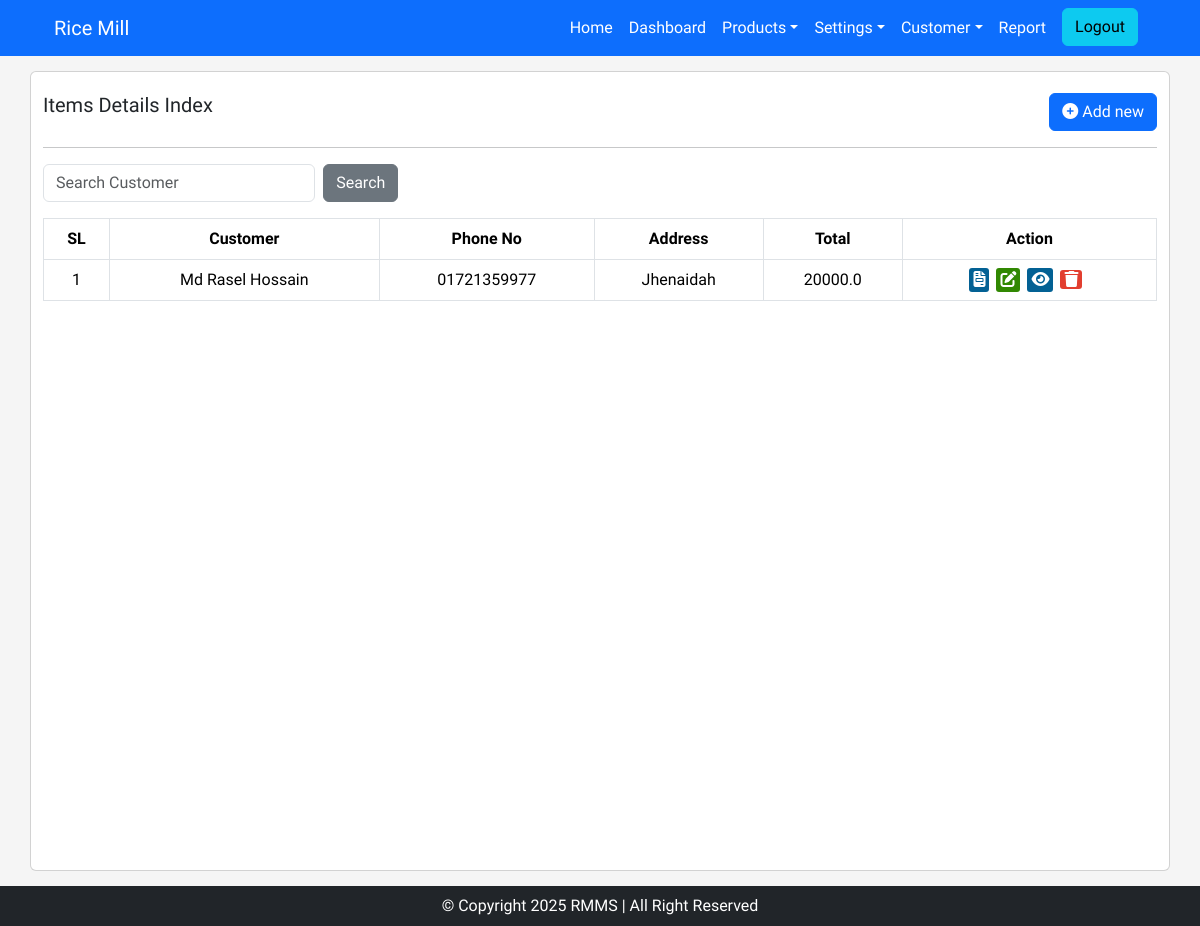
The app's page /add-items-details/index/ (signed in), older data.
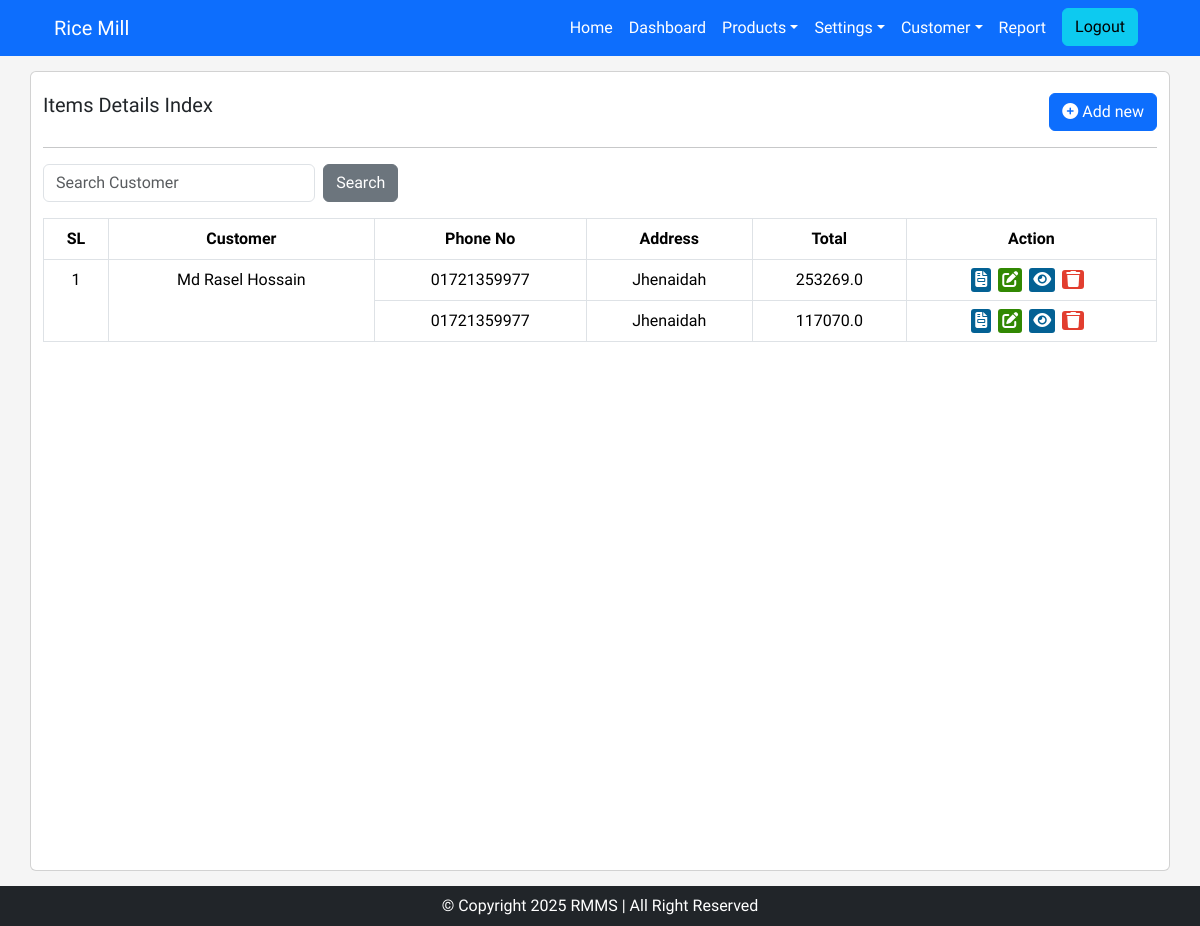
The same page, newer data.
### rice_mill/models.py (models this page shows, shortened)
class AddItemsDetails(models.Model):
    customer = models.ForeignKey(Customer, on_delete=models.PROTECT, related_name='addItemDetails_customer')
    date = models.DateTimeField()
    cash_pay = models.FloatField(blank=True, null=True)
    dhan_uom = models.ForeignKey(Uom, on_delete=models.PROTECT, related_name="additems_uom_dhan")
    dhan_qty = models.FloatField()
    dhan_unit_price = models.FloatField()
    dhan_total = models.FloatField(blank=True, null=True)
    chaul_uom = models.ForeignKey(Uom, on_delete=models.PROTECT, related_name="additems_uom_chaul")
    chaul_qty = models.FloatField(blank=True, null=True)
    chaul_unit_price = models.FloatField(blank=True, null=True)
    chaul_total = models.FloatField(blank=True, null=True)
    khud_uom = models.ForeignKey(Uom, on_delete=models.PROTECT, related_name="additems_uom_khud")
    khud_qty = models.FloatField(blank=True, null=True)
    khud_unit_price = models.FloatField(blank=True, null=True)
    khud_total = models.FloatField(blank=True, null=True)
    kura_uom = models.ForeignKey(Uom, on_delete=models.PROTECT, related_name="additems_uom_kura")
    kura_qty = models.FloatField(blank=True, null=True)
    kura_unit_price = models.FloatField(blank=True, null=True)
    kura_total = models.FloatField(blank=True, null=True)
    chita_uom = models.ForeignKey(Uom, on_delete=models.PROTECT, related_name="additems_uom_chita")
    chita_qty = models.FloatField(blank=True, null=True)
    chita_unit_price = models.FloatField(blank=True, null=True)
    chita_total = models.FloatField(blank=True, null=True)

class Customer(models.Model):
    customer_name = models.CharField(max_length=255)
    customer_name_bn = models.CharField(max_length=255)
    phone = models.CharField(max_length=20)
    email = models.EmailField(blank=True, null=True)
    address = models.CharField(max_length=200, blank=True, null=True)
    created_at = models.DateTimeField(auto_now_add=True, blank=True, null=True)
    updated_at = models.DateTimeField(auto_now=True, blank=True, null=True)
    created_by = models.CharField(max_length=200, blank=True, null=True)
    updated_by = models.CharField(max_length=200, blank=True, null=True)
    def __str__(self):
        return self.customer_name

### rice_mill/views.py (the view)
# urls.py: path('add-items-details/index/', addItems_details_index_view, name='add_items_details_index'),
@login_required(login_url='login')
def addItems_details_index_view(request):
    items = AddItemsDetails.objects.all().order_by('date')
    for item in items:
        item.group_key = f"{item.customer} - {item.customer.phone}"
    context = {
        'items': items
    }
    return render(request, 'pages/add_Items_details/index.html', context)

### rice_mill/templates/pages/add_Items_details/index.html (shortened to what the changed rows need)
{% extends "base.html" %}
{% load static %}
{% block content %}
<div class="container base-container card" style="background-color: white; min-height: 100vh;">
    <div class="row">
        <div class="tables table-responsive" id="deptList">
            <table class="table table-hover table-bordered">
                <thead>
                  <tr>
                    <th class="text-center">SL</th>
                    <th class="text-center">Customer</th>
                    <th class="text-center">Phone No</th>
                    <th class="text-center">Address</th>
                    <th class="text-center">Total</th>
                    <th class="text-center">Action</th>
                  </tr>
                </thead>
                <tbody>
                    {% if items %}
                    {% regroup items by customer as grouped_obj_list %}
                    {% for group in grouped_obj_list %}
                    {% for item in group.list %}
                    <tr>
                      {% if forloop.first %}
                      <td class="text-center" rowspan="{{group.list|length}}">{{forloop.parentloop.counter}}</td>
                      <td class="text-center" rowspan="{{group.list|length}}">{{group.grouper}}</td>
                      {% endif %}
                      <td class="text-center">{{item.customer.phone}}</td>
                      <td class="text-center">{{item.customer.address}}</td>
                      <td class="text-center">{{item.dhan_total}}</td>
                      <td class="text-center">
                        <ul class="action">
                            <li>
                                <a type="button" href="{% url 'party_invoice_generation' item.id %}" class="eye-click" data-toggle="tooltip" data-placement="top" title="Invoice" >
                                    <i class="fa-solid fa-file-invoice"></i>
                                </a>
                            </li>
                            <li>
                              <a type="button" href="{% url 'add_items_details_update' item.id %}" class="edit-click" data-toggle="tooltip" data-placement="top" title="Update" >
                                <i class="fa-solid fa-pen-to-square"></i>
                                </a>
                            </li>
                            <li>
                                <a type="button" href="{% url 'add_items_single_details' item.id %}" class="eye-click" data-toggle="tooltip" data-placement="top" title="Details" >
                                    <i class="fa-solid fa-eye"></i>
                                  </a>
                              </li>
                            <li>
                                <a class="delete-click" data-toggle="tooltip" data-placement="top" title="Delete" onclick="SweetDelete(event,this.href)" href="{% url 'add_items_details_delete' item.id %}">
                                <i class="fa fa-trash" aria-hidden="true"></i>
                                </a>
                            </li>
                        </ul>
                      </td>
                    </tr>
                    {% endfor %}
                    {% endfor %}
                    {% else %}
                    <tr>
                        <td colspan="5" class="text-center">Data not found</td>
                    </tr>
                    {% endif %}
                </tbody>
            </table>
        </div>
    </div>
</div>
{% endblock %}

Row changes from the older to the newer data that the page shows:
changed AddItemsDetails (number 1 of 2 on the later page): dhan_total "20000.0" → "253269.0"
added AddItemsDetails: customer.phone "01721359977", customer.address "Jhenaidah", dhan_total "117070.0"
